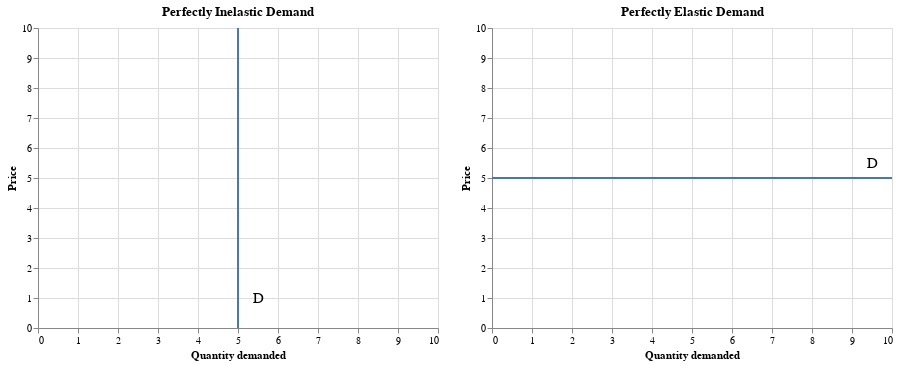

Source (notebook cell):
### Markdown cell above
The figure below shows 2 extreme cases:
- When the demand is a vertical line, elasticity coefficient is 0, called **Perfectly Inelastic**.
- When the demand is a horizontal line, elasticity coefficient is Infinity, called **Perfectly Elastic**.

### Code cell
import pandas as pd
import altair as alt

df_ped_0 = pd.DataFrame(data={'price': list(range(10,-1,-1)), 'q': [5]*11})
fig1 = alt.Chart(df_ped_0).mark_line().encode(
    alt.X('q', title='Quantity demanded', scale=alt.Scale(domain=[0,10]), axis=alt.Axis(tickCount=10)),
    alt.Y('price', title='Price',  axis=alt.Axis(tickCount=10))
).properties(title='Perfectly Inelastic Demand') 

text1 = alt.Chart({'values':[{'x': 5.5, 'y': 1}]}).mark_text(
    text='D',
    fontSize=15
).encode(x='x:Q', y='y:Q')

fig1 = fig1 + text1

fig2 = alt.Chart(df_ped_0).mark_line().encode(
    alt.X('price', title='Quantity demanded', scale=alt.Scale(domain=[0,10]), axis=alt.Axis(tickCount=10)),
    alt.Y('q', title='Price',  scale=alt.Scale(domain=[0,10]),axis=alt.Axis(tickCount=10))
).properties(title='Perfectly Elastic Demand') 

text2 = alt.Chart({'values':[{'x': 9.5, 'y': 5.5}]}).mark_text(
    text='D',
    fontSize=15
).encode(x='x:Q', y='y:Q')

fig2 = fig2 + text2

alt.hconcat(fig1, fig2)

### Figure 1 — Vega-Lite specification as saved in the notebook (floating-point values rounded to 4 significant figures)
{"config": {"view": {"continuousWidth": 400, "continuousHeight": 300}}, "hconcat": [{"layer": [{"data": {"name": "data-1717afeee895b9c8ece0c04c37937994"}, "mark": "line", "encoding": {"x": {"type": "quantitative", "axis": {"tickCount": 10}, "field": "q", "scale": {"domain": [0, 10]}, "title": "Quantity demanded"}, "y": {"type": "quantitative", "axis": {"tickCount": 10}, "field": "price", "title": "Price"}}, "title": "Perfectly Inelastic Demand"}, {"data": {"name": "data-13d71636fa2ca5679371f73e40bbe8db"}, "mark": {"type": "text", "fontSize": 15, "text": "D"}, "encoding": {"x": {"type": "quantitative", "field": "x"}, "y": {"type": "quantitative", "field": "y"}}}]}, {"layer": [{"data": {"name": "data-1717afeee895b9c8ece0c04c37937994"}, "mark": "line", "encoding": {"x": {"type": "quantitative", "axis": {"tickCount": 10}, "field": "price", "scale": {"domain": [0, 10]}, "title": "Quantity demanded"}, "y": {"type": "quantitative", "axis": {"tickCount": 10}, "field": "q", "scale": {"domain": [0, 10]}, "title": "Price"}}, "title": "Perfectly Elastic Demand"}, {"data": {"name": "data-ee1049ad6f584a0d11e4f4d110cd5bed"}, "mark": {"type": "text", "fontSize": 15, "text": "D"}, "encoding": {"x": {"type": "quantitative", "field": "x"}, "y": {"type": "quantitative", "field": "y"}}}]}], "$schema": "https://vega.github.io/schema/vega-lite/v4.8.1.json", "datasets": {"data-1717afeee895b9c8ece0c04c37937994": [{"price": 10, "q": 5}, {"price": 9, "q": 5}, {"price": 8, "q": 5}, {"price": 7, "q": 5}, {"price": 6, "q": 5}, {"price": 5, "q": 5}, {"price": 4, "q": 5}, {"price": 3, "q": 5}, {"price": 2, "q": 5}, {"price": 1, "q": 5}, {"price": 0, "q": 5}], "data-13d71636fa2ca5679371f73e40bbe8db": [{"x": 5.5, "y": 1}], "data-ee1049ad6f584a0d11e4f4d110cd5bed": [{"x": 9.5, "y": 5.5}]}}
